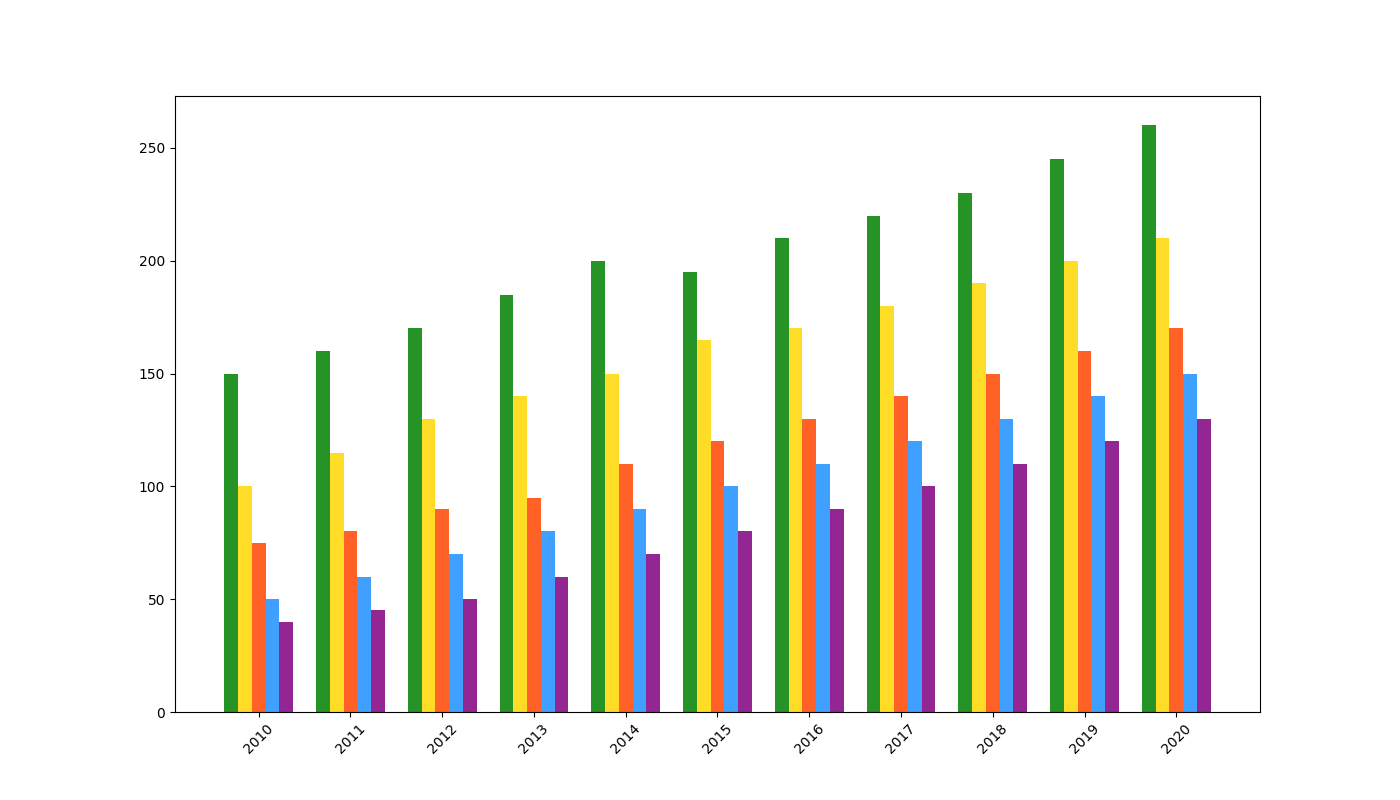

Here is the Python script that generated this plot:
import matplotlib.pyplot as plt
import numpy as np

years = np.arange(2010, 2021)
genres = ["Fiction", "Non-Fiction", "Science Fiction", "Fantasy", "Mystery"]

sales_data = np.array([
    [150, 160, 170, 185, 200, 195, 210, 220, 230, 245, 260],
    [100, 115, 130, 140, 150, 165, 170, 180, 190, 200, 210],
    [75, 80, 90, 95, 110, 120, 130, 140, 150, 160, 170],
    [50, 60, 70, 80, 90, 100, 110, 120, 130, 140, 150],
    [40, 45, 50, 60, 70, 80, 90, 100, 110, 120, 130],
])

fig, ax = plt.subplots(figsize=(14, 8))
bar_width = 0.15
x_indices = np.arange(len(years))
colors = ['green', 'gold', 'orangered', 'dodgerblue', 'purple']

for idx, genre in enumerate(genres):
    ax.bar(x_indices + idx * bar_width, sales_data[idx], width=bar_width, color=colors[idx], alpha=0.85)

ax.set_xticks(x_indices + bar_width * 2)
ax.set_xticklabels(years, rotation=45)

plt.show()
